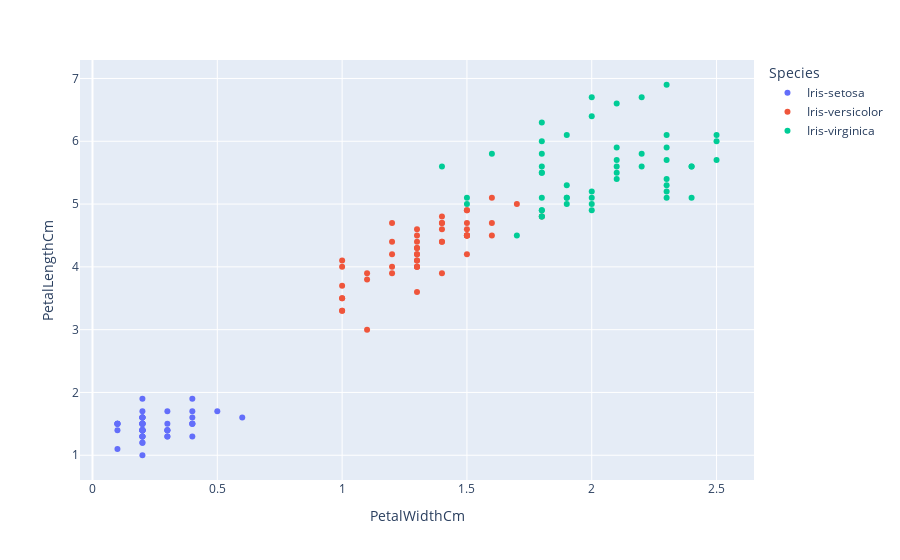

This figure's notebook cell:
### Code cell
fig=px.scatter(data,x='PetalWidthCm',y="PetalLengthCm",color='Species')
fig.show()

### Figure 1 — Plotly figure (JSON) as saved in the notebook; plotly's stock layout.template omitted (floating-point values rounded to 4 significant figures)
{"data": [{"hovertemplate": "Species=Iris-setosa<br>PetalWidthCm=%{x}<br>PetalLengthCm=%{y}<extra></extra>", "legendgroup": "Iris-setosa", "marker": {"color": "#636efa", "symbol": "circle"}, "mode": "markers", "name": "Iris-setosa", "orientation": "v", "showlegend": true, "type": "scatter", "x": [0.2, 0.2, 0.2, 0.2, 0.2, 0.4, 0.3, 0.2, 0.2, 0.1, 0.2, 0.2, 0.1, 0.1, 0.2, 0.4, 0.4, 0.3, 0.3, 0.3, 0.2, 0.4, 0.2, 0.5, 0.2, 0.2, 0.4, 0.2, 0.2, 0.2, 0.2, 0.4, 0.1, 0.2, 0.1, 0.2, 0.2, 0.1, 0.2, 0.2, 0.3, 0.3, 0.2, 0.6, 0.4, 0.3, 0.2, 0.2, 0.2, 0.2], "xaxis": "x", "y": [1.4, 1.4, 1.3, 1.5, 1.4, 1.7, 1.4, 1.5, 1.4, 1.5, 1.5, 1.6, 1.4, 1.1, 1.2, 1.5, 1.3, 1.4, 1.7, 1.5, 1.7, 1.5, 1, 1.7, 1.9, 1.6, 1.6, 1.5, 1.4, 1.6, 1.6, 1.5, 1.5, 1.4, 1.5, 1.2, 1.3, 1.5, 1.3, 1.5, 1.3, 1.3, 1.3, 1.6, 1.9, 1.4, 1.6, 1.4, 1.5, 1.4], "yaxis": "y"}, {"hovertemplate": "Species=Iris-versicolor<br>PetalWidthCm=%{x}<br>PetalLengthCm=%{y}<extra></extra>", "legendgroup": "Iris-versicolor", "marker": {"color": "#EF553B", "symbol": "circle"}, "mode": "markers", "name": "Iris-versicolor", "orientation": "v", "showlegend": true, "type": "scatter", "x": [1.4, 1.5, 1.5, 1.3, 1.5, 1.3, 1.6, 1, 1.3, 1.4, 1, 1.5, 1, 1.4, 1.3, 1.4, 1.5, 1, 1.5, 1.1, 1.8, 1.3, 1.5, 1.2, 1.3, 1.4, 1.4, 1.7, 1.5, 1, 1.1, 1, 1.2, 1.6, 1.5, 1.6, 1.5, 1.3, 1.3, 1.3, 1.2, 1.4, 1.2, 1, 1.3, 1.2, 1.3, 1.3, 1.1, 1.3], "xaxis": "x", "y": [4.7, 4.5, 4.9, 4, 4.6, 4.5, 4.7, 3.3, 4.6, 3.9, 3.5, 4.2, 4, 4.7, 3.6, 4.4, 4.5, 4.1, 4.5, 3.9, 4.8, 4, 4.9, 4.7, 4.3, 4.4, 4.8, 5, 4.5, 3.5, 3.8, 3.7, 3.9, 5.1, 4.5, 4.5, 4.7, 4.4, 4.1, 4, 4.4, 4.6, 4, 3.3, 4.2, 4.2, 4.2, 4.3, 3, 4.1], "yaxis": "y"}, {"hovertemplate": "Species=Iris-virginica<br>PetalWidthCm=%{x}<br>PetalLengthCm=%{y}<extra></extra>", "legendgroup": "Iris-virginica", "marker": {"color": "#00cc96", "symbol": "circle"}, "mode": "markers", "name": "Iris-virginica", "orientation": "v", "showlegend": true, "type": "scatter", "x": [2.5, 1.9, 2.1, 1.8, 2.2, 2.1, 1.7, 1.8, 1.8, 2.5, 2, 1.9, 2.1, 2, 2.4, 2.3, 1.8, 2.2, 2.3, 1.5, 2.3, 2, 2, 1.8, 2.1, 1.8, 1.8, 1.8, 2.1, 1.6, 1.9, 2, 2.2, 1.5, 1.4, 2.3, 2.4, 1.8, 1.8, 2.1, 2.4, 2.3, 1.9, 2.3, 2.5, 2.3, 1.9, 2, 2.3, 1.8], "xaxis": "x", "y": [6, 5.1, 5.9, 5.6, 5.8, 6.6, 4.5, 6.3, 5.8, 6.1, 5.1, 5.3, 5.5, 5, 5.1, 5.3, 5.5, 6.7, 6.9, 5, 5.7, 4.9, 6.7, 4.9, 5.7, 6, 4.8, 4.9, 5.6, 5.8, 6.1, 6.4, 5.6, 5.1, 5.6, 6.1, 5.6, 5.5, 4.8, 5.4, 5.6, 5.1, 5.1, 5.9, 5.7, 5.2, 5, 5.2, 5.4, 5.1], "yaxis": "y"}], "layout": {"legend": {"title": {"text": "Species"}, "tracegroupgap": 0}, "margin": {"t": 60}, "xaxis": {"anchor": "y", "domain": [0, 1], "title": {"text": "PetalWidthCm"}}, "yaxis": {"anchor": "x", "domain": [0, 1], "title": {"text": "PetalLengthCm"}}}}
